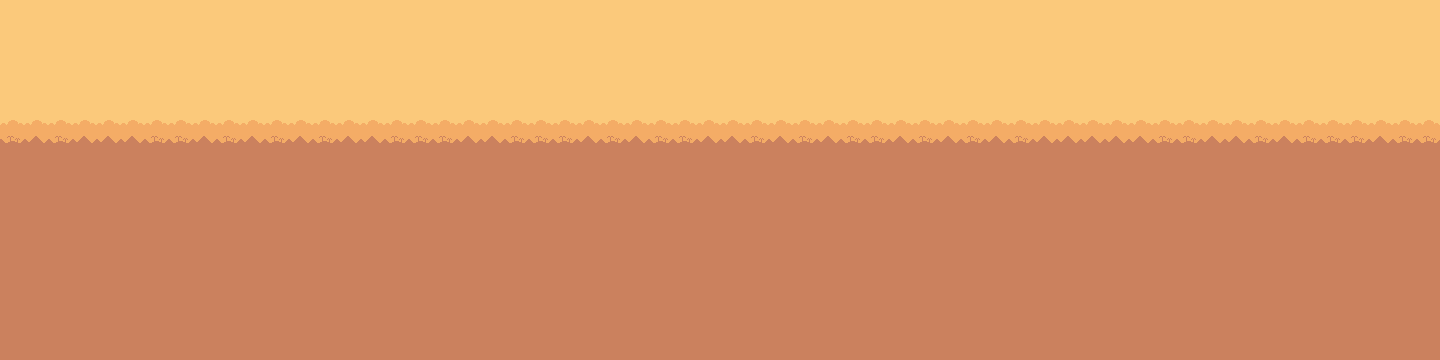

A level layout from a 2D game, rendered from its tile map. Below: a short description, then the map file with its tile-grid data intact:
An orthogonal 60x15 tile map with 24x24 px tiles, 1 tile layer (Background).

<map version="1.10" tiledversion="1.10.2" orientation="orthogonal" renderorder="right-down" width="60" height="15" tilewidth="24" tileheight="24" infinite="0" nextlayerid="2" nextobjectid="1">
 <editorsettings>
  <export target="level-2-background.tmj" format="json" />
 </editorsettings>
 <tileset firstgid="1" name="background_tilemap" tilewidth="24" tileheight="24" tilecount="24" columns="8">
  <image source="tilemaps/background_tilemap_packed.png" width="192" height="72" />
 </tileset>
 <layer id="1" name="Background" width="60" height="15">
  <data encoding="csv">
6,5,5,5,6,6,5,6,6,6,6,6,5,5,5,5,5,5,6,6,6,5,5,6,5,6,5,6,6,6,6,5,6,6,6,6,6,6,5,5,6,5,6,6,5,5,5,6,5,5,6,6,6,6,6,5,5,5,6,5,
6,5,5,6,6,5,6,6,6,6,5,6,5,5,5,6,6,6,6,6,6,6,5,6,6,6,6,6,5,5,5,6,5,5,5,6,5,5,6,6,6,6,6,5,5,5,5,5,5,6,5,6,6,6,6,5,6,6,5,6,
5,5,6,6,6,5,6,6,6,5,6,6,6,6,6,5,5,5,5,5,6,6,6,5,5,5,5,6,5,5,6,6,5,6,6,5,5,5,6,6,5,6,6,5,6,6,5,5,6,6,6,5,5,5,5,5,6,6,5,5,
6,6,5,6,6,5,6,5,5,5,5,5,5,6,5,6,6,5,6,6,5,6,6,6,6,5,6,5,5,6,5,5,5,5,6,6,5,5,5,5,5,6,5,5,5,6,6,5,6,6,6,5,6,6,6,6,6,6,5,5,
6,6,5,5,5,5,6,5,6,6,6,5,6,6,5,6,6,6,6,6,6,5,5,5,6,5,6,5,5,6,5,6,6,5,5,5,5,6,6,6,5,6,6,5,6,6,5,5,6,6,6,5,5,6,5,6,5,6,5,6,
14,13,14,13,13,13,14,14,13,14,13,14,13,14,13,13,14,14,14,13,13,14,14,14,13,14,13,14,14,13,13,14,13,14,13,14,14,13,14,13,14,13,14,13,13,13,13,13,14,14,13,13,14,13,14,14,14,13,14,14,
22,21,21,21,22,22,22,22,22,21,21,21,22,21,21,21,22,21,21,21,21,22,22,22,21,22,22,22,21,21,21,22,21,21,21,22,21,22,21,22,21,21,21,22,22,22,21,21,21,22,21,22,22,21,21,22,22,22,22,22,
22,21,22,22,22,21,22,21,22,22,22,22,21,21,22,22,22,21,21,21,21,22,21,22,22,21,21,22,22,21,22,21,22,22,21,21,21,21,21,21,21,21,21,21,21,22,21,22,21,22,22,22,21,21,22,22,22,21,22,22,
21,22,22,22,21,22,22,21,22,21,22,22,21,22,22,21,22,21,22,22,22,21,21,22,22,21,22,22,21,21,21,22,22,22,21,21,21,22,22,21,21,22,21,22,22,22,21,21,22,21,22,22,22,21,21,22,21,22,21,21,
21,22,21,21,22,22,21,21,22,21,22,22,22,21,21,21,22,22,22,22,22,21,21,22,21,22,21,22,22,22,21,21,22,21,22,21,21,21,21,22,21,21,22,22,21,21,22,22,22,22,21,21,21,21,22,22,21,22,22,21,
21,22,22,21,21,22,22,21,22,21,21,22,21,22,21,21,21,22,21,22,21,21,22,21,22,21,22,21,22,21,22,22,21,22,22,21,21,21,22,21,22,21,21,21,22,22,22,22,22,22,21,22,21,21,21,21,21,22,21,22,
22,21,22,22,21,22,22,22,21,21,22,21,21,21,21,22,21,22,22,22,22,22,21,21,21,22,22,21,22,22,21,22,21,21,21,22,22,22,21,21,21,22,22,21,21,22,22,22,21,22,22,22,21,22,22,22,21,21,22,21,
21,22,21,22,21,22,22,22,21,22,21,22,22,22,22,22,21,21,21,22,22,21,22,21,22,21,22,21,21,22,22,22,21,22,22,21,22,21,22,22,21,21,22,21,22,22,21,21,22,21,21,22,21,21,22,21,21,22,21,22,
21,22,21,22,21,22,21,22,21,21,22,22,22,21,21,21,21,22,21,22,22,21,22,21,22,22,22,22,22,22,21,22,22,21,22,22,22,21,22,22,21,22,22,21,21,21,22,21,22,22,22,22,22,21,21,22,21,22,21,21,
22,22,21,22,22,22,21,22,22,22,21,22,22,21,22,22,21,21,22,22,22,22,21,21,21,21,21,22,22,22,22,21,21,21,21,21,22,22,21,22,22,21,21,21,21,22,21,22,21,22,21,22,22,21,21,21,22,21,22,22
</data>
 </layer>
</map>
